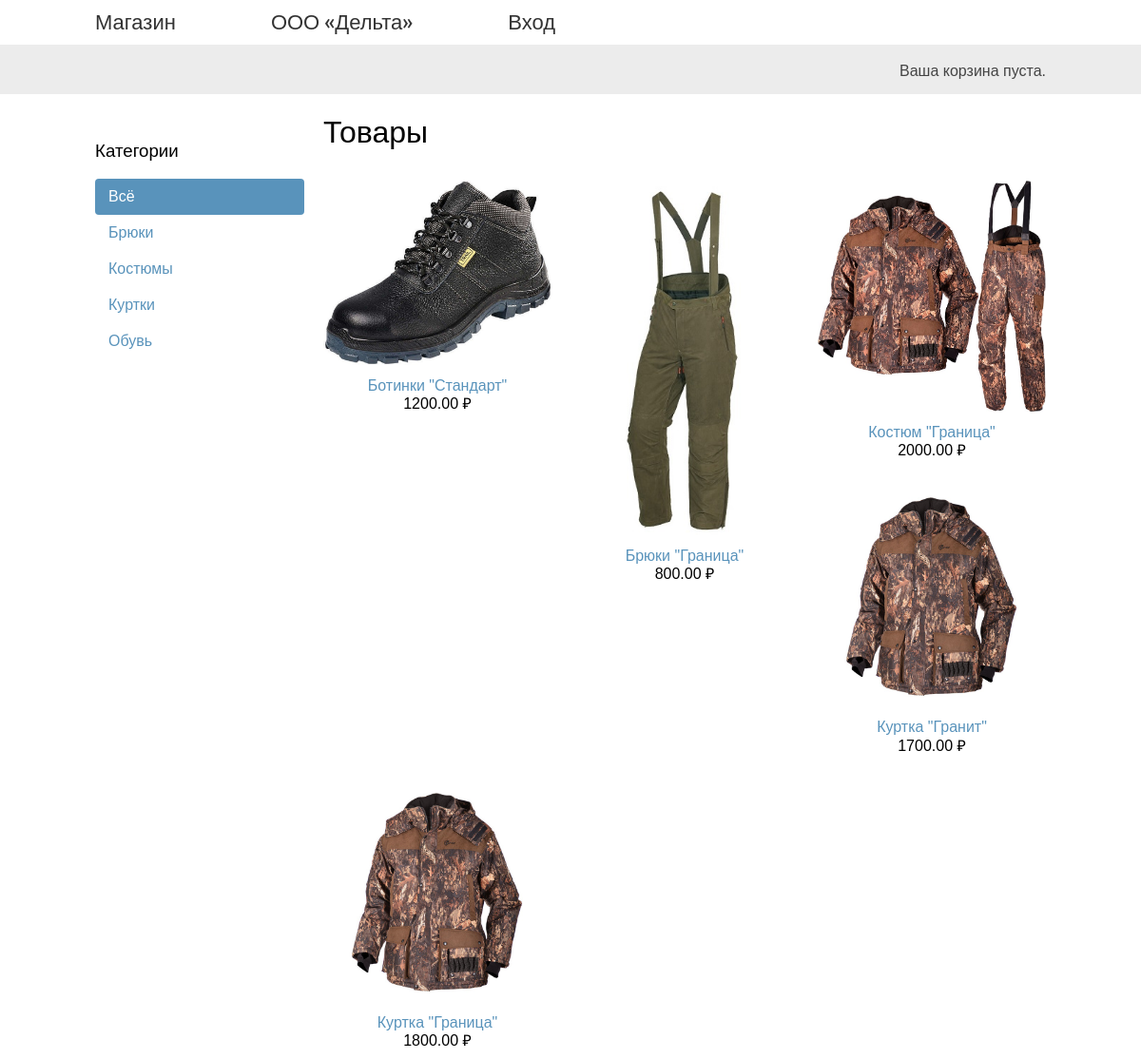
The page / on the database its author committed.
### shop/models.py (models this page shows, shortened)
class Category(models.Model):
    name = models.CharField(max_length=200, db_index=True, verbose_name='Имя')
    slug = models.SlugField(max_length=200, db_index=True, unique=True)
    class Meta:
        ordering = ('name',)
        verbose_name = 'Категория'
        verbose_name_plural = 'Категории'
    def get_absolute_url(self):
        return reverse('shop:product_list_by_category', args=[self.slug])

class Product(models.Model):
    category = models.ForeignKey(Category, related_name='product', on_delete=models.CASCADE)
    name = models.CharField(max_length=200, db_index=True)
    slug = models.SlugField(max_length=200, db_index=True)
    image = models.ImageField(upload_to='products/%Y/%m/%d', blank=True)
    description = models.TextField(blank=True)
    price = models.DecimalField(max_digits=10, decimal_places=2)
    stock = models.PositiveIntegerField()
    available = models.BooleanField(default=True)
    created = models.DateTimeField(auto_now_add=True)
    updated = models.DateTimeField(auto_now=True)
    class Meta:
        ordering = ('name',)
        index_together = (('id', 'slug'),)
    def get_absolute_url(self):
        return reverse('shop:product_detail', args=[self.id, self.slug])

### shop/views.py (the view)
# urls.py: url(r'^$', views.product_list, name='product_list'),
def product_list(request, category_slug=None):
    category = None
    categories = Category.objects.all()
    products = Product.objects.filter(available=True)
    if category_slug:
        category = get_object_or_404(Category, slug=category_slug)
        products = products.filter(category=category)
    return render(request,
                  'shop/product/list.html',
                  {'category': category,
                   'categories': categories,
                   'products': products})

### cart/cart.py (called while the page is built)
    def __len__(self):
        return sum(item['quantity'] for item in self.cart.values())

### cart/context_processors.py (called while the page is built)
def cart(request):
    return {'cart': Cart(request)}

### shop/templates/shop/product/list.html (shortened to what this page needs)
{% extends "shop/base.html" %}
{% load static %}
{% block content %}
    <div id="sidebar">
        <h3>Категории</h3>
        <ul>
            <li {% if not category %}class="selected"{% endif %}>
                <a href="{% url "shop:product_list" %}">Всё</a>
            </li>
            {% for c in categories %}
                <li {% if category.slug == c.slug %}class="selected"{% endif %}>
                    <a href="{{ c.get_absolute_url }}">{{ c.name }}</a>
                </li>
            {% endfor %}
        </ul>
    </div>
    <div id="main" class="product-list">
        <h1>{% if category %}{{ category.name }}{% else %}Товары{% endif %}</h1>
        {% for product in products %}
            <div class="item">
                <a href="{{ product.get_absolute_url }}">
                    <img src="{% if product.image %}{{ product.image.url }}{% else %}{% static "img/no_image.png" %}{% endif %}">
                </a>
                <a href="{{ product.get_absolute_url }}">{{ product.name }}</a><br>
                {{ product.price }} ₽
            </div>
        {% endfor %}
    </div>
{% endblock %}

### shop/templates/shop/base.html (shortened to what this page needs)
{% load static %}
<!DOCTYPE html>
<html>
<head>
    <link href="{% static 'css/base.css' %}" rel="stylesheet">
</head>
<body>
<div id="header">
    <a href="/" class="logo">Магазин</a>
    <a href="/account/index/" class="logo">ООО «Дельта»</a>
    {% if request.user.is_authenticated %}
        <a href="/account/login/" class="logo">Выйти</a>
        <a class="logo">Привет: {{ request.user }}</a>
    {% else %}
        <a href="/account/login/" class="logo">Вход</a>
    {% endif %}
</div>
<div id="subheader">
    <div class="cart">
    {% with total_items=cart|length %}
        {% if cart|length > 0 %}
            Ваша корзина:
            <a href="{% url "cart:cart_detail" %}">
                шт: {{ total_items }} ,
                 {{ cart.get_total_price }} ₽
            </a>
        {% else %}
            Ваша корзина пуста.
        {% endif %}
    {% endwith %}
    </div>
</div>
<div id="content">
    {% block content %}
    {% endblock %}
</div>
</body>
</html>

### shop/static/css/base.css (style rules this page uses)
body { margin:0; padding:0; font-family:helvetica, sans-serif; }
h1, h2, h3, h4, h5 , h6 { font-family: 'Ubuntu', sans-serif; font-weight:normal; }
a { text-decoration:none; color:#5993bb; }
#header { padding:10px 100px; font-size:18px; overflow:auto; }
#subheader { background:#ececec; color:#444; padding:15px 100px; overflow:auto; }
#header .logo { font-family: 'Ubuntu', sans-serif; float:left; color:#333; font-size:22px; margin-right:10%; }
#subheader .cart { float:right; padding-top:4px; }
#content { padding:0 100px; overflow:hidden; }
#sidebar { width:220px; padding:30px 20px 0 0; float:left; }
#sidebar ul { margin:0; padding:0; }
#sidebar ul li { margin:0; list-style:none; padding:10px 14px; }
#sidebar ul li a { display:block; }
#sidebar ul li.selected { background:#5993bb; border-radius:4px; }
#sidebar ul li.selected a { color:#fff; }
#main { float:left; width: 96%; margin-right:-220px; overflow:hidden; }
.product-list .item { width:25%; padding:10px 20px 10px 0; float:left; text-align:center; line-height:1.2; }
.product-list .item img { width:100%; margin-bottom:8px; }

### rows shown on the page
Category: name "Брюки"
Category: name "Костюмы"
Category: name "Куртки"
Category: name "Обувь"
Product: image (picture), name "Ботинки \"Стандарт\"", price "1200.00"
Product: image (picture), name "Брюки \"Граница\"", price "800.00"
Product: image (picture), name "Костюм \"Граница\"", price "2000.00"
Product: image (picture), name "Куртка \"Гранит\"", price "1700.00"
Product: image (picture), name "Куртка \"Граница\"", price "1800.00"
